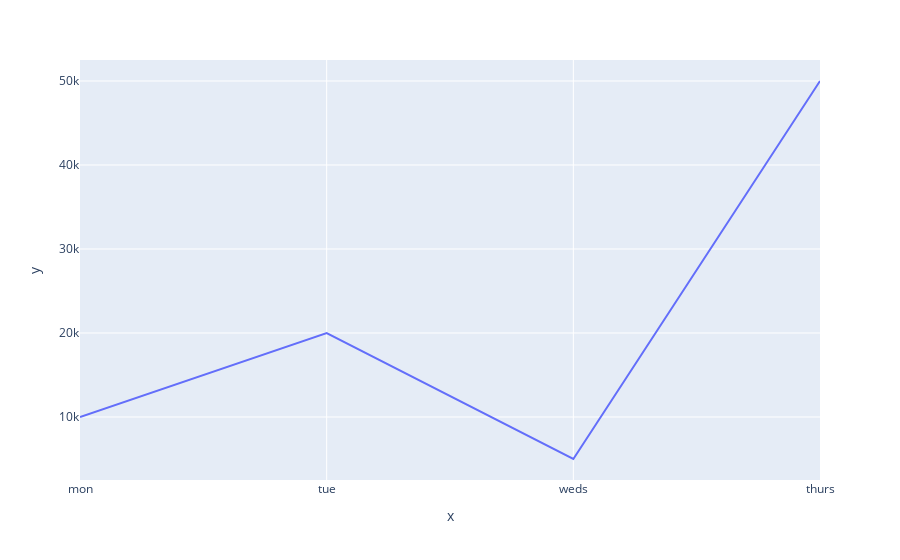

Notebook source saved alongside this figure:
### Markdown cell above
## Plotting Line, Bar, Pie, Scatter and Histograms

### Code cell
days = ['mon','tue','weds','thurs']
sale = [10000,20000,5000,50000]
exp.line(x = days, y = sale)

### Figure 1 — Plotly figure (JSON) as saved in the notebook; plotly's stock layout.template omitted (floating-point values rounded to 4 significant figures)
{"data": [{"hovertemplate": "x=%{x}<br>y=%{y}<extra></extra>", "legendgroup": "", "line": {"color": "#636efa", "dash": "solid"}, "marker": {"symbol": "circle"}, "mode": "lines", "name": "", "orientation": "v", "showlegend": false, "type": "scatter", "x": ["mon", "tue", "weds", "thurs"], "xaxis": "x", "y": [10000, 20000, 5000, 50000], "yaxis": "y"}], "layout": {"legend": {"tracegroupgap": 0}, "margin": {"t": 60}, "xaxis": {"anchor": "y", "domain": [0, 1], "title": {"text": "x"}}, "yaxis": {"anchor": "x", "domain": [0, 1], "title": {"text": "y"}}}}
